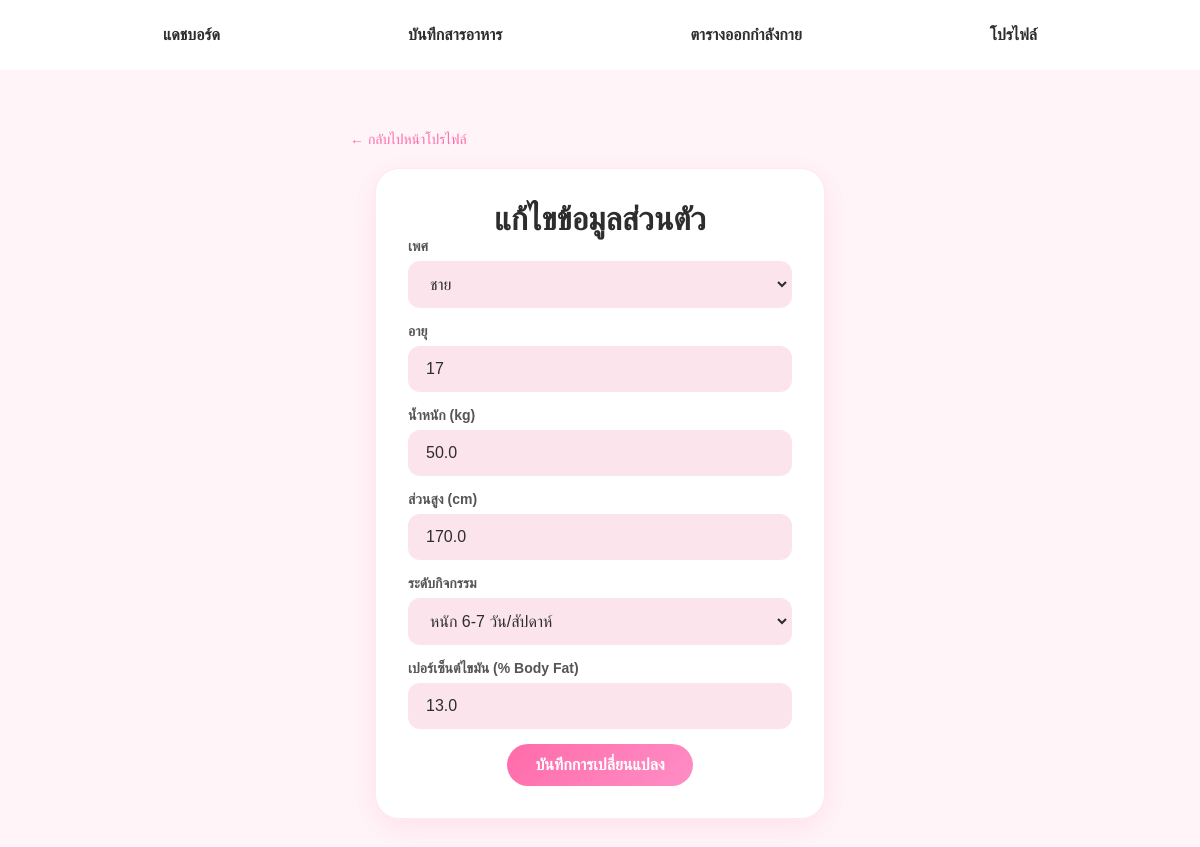
/edit_profile (signed in), run on the app's committed database.
### tables this page shows
CREATE TABLE guest_users (
            id INTEGER PRIMARY KEY AUTOINCREMENT,
            username TEXT UNIQUE NOT NULL,
            password_hash TEXT NOT NULL,
            gender TEXT,
            age INTEGER,
            weight REAL,
            height REAL,
            activity TEXT,
            bodyfat REAL,
            picture TEXT DEFAULT '/img/users_profile/default_profile.png',
            created_at DATETIME DEFAULT CURRENT_TIMESTAMP
        );

### app.py (the view, shortened to what this page needs)
@app.route("/edit_profile", methods=["GET", "POST"])
def edit_profile():
    if "user_id" not in session:
        return redirect("/login")
    user_id = session["user_id"]
    user_type = session.get("user_type")
    if user_type == "guest":
        table = "guest_users"
    elif user_type == "google":
        table = "google_users"
    else:
        return redirect("/login")
    db = get_db()
    db.row_factory = sqlite3.Row
    c = db.cursor()
    c.execute(f"SELECT * FROM {table} WHERE id=?", (user_id,))
    user = c.fetchone()
    db.close()
    return render_template("edit_profile.html", user=user)

### database.py (called while the page is built)
def get_db():
    conn = sqlite3.connect("EatForFit.db")
    conn.row_factory = sqlite3.Row
    return conn

### templates/edit_profile.html (shortened to what this page needs)
<!DOCTYPE html>
<html lang="th">
<head>
    <link rel="stylesheet" href="{{ url_for('static', filename='CSS/eatforfit.css') }}">
</head>
<body>
    <div style="margin-top: 30px; text-align: left; max-width: 500px; margin-left: auto; margin-right: auto;">
        <a href="/profile" style="text-decoration: none; color: #FF6BA9; font-size: 14px;">← กลับไปหน้าโปรไฟล์</a>
    </div>
    <div class="container">
        <nav>
            <a href="/dashboard">แดชบอร์ด</a>
            <a href="/food_log">บันทึกสารอาหาร</a>
            <a href="/workout">ตารางออกกำลังกาย</a>
            <a href="/profile">โปรไฟล์</a>
        </nav>
        <div class="card">
            <h1 class="page-title" style="margin-top: 0;">แก้ไขข้อมูลส่วนตัว</h1>
            <form method="post" class="form-container">
                <div class="form-group">
                    <label>เพศ</label>
                    <select class="tb" name="gender">
                        <option value="male" {% if user.gender=="male" %}selected{% endif %}>ชาย</option>
                    </select>
                </div>
                <div class="form-group">
                    <label>อายุ</label>
                    <input class="tb" type="number" name="age" value="{{ user.age or '' }}" placeholder="อายุ">
                </div>
                <div class="form-group">
                    <label>น้ำหนัก (kg)</label>
                    <input class="tb" type="number" step="0.1" name="weight" value="{{ user.weight or '' }}"
                        placeholder="น้ำหนัก">
                </div>
                <div class="form-group">
                    <label>ส่วนสูง (cm)</label>
                    <input class="tb" type="number" step="0.1" name="height" value="{{ user.height or '' }}"
                        placeholder="ส่วนสูง">
                </div>
                <div class="form-group">
                    <label>ระดับกิจกรรม</label>
                    <select class="tb" name="activity">
                        <option value="heavy" {% if user.activity=="heavy" %}selected{% endif %}>หนัก 6-7 วัน/สัปดาห์
                        </option>
                    </select>
                </div>
                <div class="form-group">
                    <label>เปอร์เซ็นต์ไขมัน (% Body Fat)</label>
                    <input class="tb" type="number" step="0.1" name="bodyfat" value="{{ user.bodyfat or '' }}"
                        placeholder="เช่น 20">
                </div>
                <div class="form-actions">
                    <button class="btsubmit" type="submit">บันทึกการเปลี่ยนแปลง</button>
                </div>
            </form>
        </div>
    </div>
</body>
</html>

### static/CSS/eatforfit.css (style rules this page uses)
* { box-sizing: border-box; font-family: 'Prompt', Arial, Helvetica, sans-serif; margin: 0; padding: 0; }
body { color: #2D2D2D; background-color: #FFF5F8; text-align: center; padding-top: 100px; padding-bottom: 40px; }
nav { background-color: #ffffff; width: 100%; height: 70px; display: flex; position: fixed; justify-content: space-evenly; align-items: center; padding: 0 20px; gap: 30px; top: 0; left: 0; z-index: 1000; }
nav a { color: #2D2D2D; font-weight: bold; text-decoration: none; padding: 10px 15px; border-radius: 32px; transition: all 0.3s ease; }
.container { max-width: 1200px; margin: 0 auto; padding: 0 20px; }
.card { background: #ffffff; border-radius: 24px; box-shadow: 0 8px 30px rgba(255,107,169,0.15); width: 100%; max-width: 450px; padding: 32px; margin: 20px auto; border: 1px solid rgba(255, 182, 204, 0.3); }
.form-group { display: flex; flex-direction: column; text-align: left; margin-bottom: 15px; }
.form-group label { font-size: 14px; font-weight: bold; margin-bottom: 6px; color: #555; }
.tb { width: 100%; color: #2D2D2D; background-color: #FCE4EC; border: 2px solid transparent; border-radius: 12px; padding: 12px 16px; font-size: 16px; transition: all 0.3s ease; }
.btsubmit { background: linear-gradient(135deg, #FF6BA9, #FF8EC6); color: white; border: none; border-radius: 24px; padding: 12px 28px; font-size: 16px; font-weight: bold; cursor: pointer; transition: opacity 0.3s; }

### data on the page
guest_users: gender "ชาย", age "17", weight "50.0", height "170.0", activity "หนัก 6-7 วัน/สัปดาห์", bodyfat "13.0"
